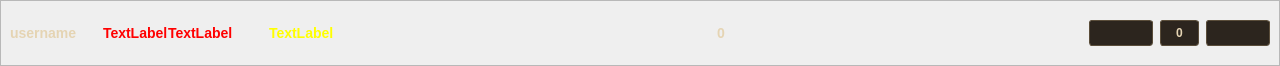
<?xml version="1.0" encoding="UTF-8"?>
<ui version="4.0">
 <class>Topbar</class>
 <widget class="QWidget" name="Topbar">
  <property name="geometry">
   <rect>
    <x>0</x>
    <y>0</y>
    <width>1280</width>
    <height>66</height>
   </rect>
  </property>
  <property name="windowTitle">
   <string>Form</string>
  </property>
  <layout class="QHBoxLayout" name="horizontalLayout_2">
   <property name="spacing">
    <number>0</number>
   </property>
   <property name="leftMargin">
    <number>0</number>
   </property>
   <property name="topMargin">
    <number>0</number>
   </property>
   <property name="rightMargin">
    <number>0</number>
   </property>
   <property name="bottomMargin">
    <number>0</number>
   </property>
   <item>
    <widget class="QFrame" name="topBar">
     <property name="maximumSize">
      <size>
       <width>16777215</width>
       <height>66</height>
      </size>
     </property>
     <property name="styleSheet">
      <string notr="true">QFrame#topBar{
}

QLabel {
    color: #e5d4b3;
    font-size: 14px;
    font-weight: bold;
}

QPushButton {
    background-color: #2c251e;
    color: #e5d4b3;
    border: 1px solid #5a4d3a;
    padding: 5px 15px;
    border-radius: 3px;
    font-weight: bold;
}

QPushButton:hover {
    background-color: #41372d;
    border-color: #8c765c;
}

QPushButton:pressed {
    background-color: #1a1612;
}</string>
     </property>
     <property name="frameShape">
      <enum>QFrame::Shape::StyledPanel</enum>
     </property>
     <property name="frameShadow">
      <enum>QFrame::Shadow::Raised</enum>
     </property>
     <layout class="QHBoxLayout" name="horizontalLayout" stretch="0,0,0,0,0,0,0,0,0">
      <property name="spacing">
       <number>7</number>
      </property>
      <property name="sizeConstraint">
       <enum>QLayout::SizeConstraint::SetDefaultConstraint</enum>
      </property>
      <item>
       <widget class="QLabel" name="userNameLabel">
        <property name="text">
         <string>username</string>
        </property>
       </widget>
      </item>
      <item>
       <layout class="QHBoxLayout" name="hpLayout">
        <property name="spacing">
         <number>0</number>
        </property>
        <property name="leftMargin">
         <number>10</number>
        </property>
        <property name="topMargin">
         <number>0</number>
        </property>
        <property name="rightMargin">
         <number>10</number>
        </property>
        <property name="bottomMargin">
         <number>0</number>
        </property>
        <item>
         <widget class="QLabel" name="hpIconLabel">
          <property name="sizePolicy">
           <sizepolicy hsizetype="Preferred" vsizetype="Preferred">
            <horstretch>0</horstretch>
            <verstretch>0</verstretch>
           </sizepolicy>
          </property>
          <property name="maximumSize">
           <size>
            <width>40</width>
            <height>50</height>
           </size>
          </property>
          <property name="text">
           <string/>
          </property>
          <property name="pixmap">
           <pixmap resource="resources.qrc">:/icons/Pics/Icons/hpIcon.png</pixmap>
          </property>
          <property name="scaledContents">
           <bool>true</bool>
          </property>
          <property name="alignment">
           <set>Qt::AlignmentFlag::AlignCenter</set>
          </property>
         </widget>
        </item>
        <item>
         <widget class="QLabel" name="hpLabel">
          <property name="baseSize">
           <size>
            <width>2</width>
            <height>0</height>
           </size>
          </property>
          <property name="styleSheet">
           <string notr="true">color: rgb(255, 0, 0);</string>
          </property>
          <property name="text">
           <string>TextLabel</string>
          </property>
         </widget>
        </item>
        <item>
         <widget class="QLabel" name="maxHpLabel">
          <property name="styleSheet">
           <string notr="true">color: rgb(255, 0, 0);</string>
          </property>
          <property name="text">
           <string>TextLabel</string>
          </property>
         </widget>
        </item>
       </layout>
      </item>
      <item>
       <layout class="QHBoxLayout" name="coinLayout">
        <property name="spacing">
         <number>0</number>
        </property>
        <property name="leftMargin">
         <number>10</number>
        </property>
        <property name="topMargin">
         <number>0</number>
        </property>
        <property name="rightMargin">
         <number>10</number>
        </property>
        <item>
         <widget class="QLabel" name="coinIconLabel">
          <property name="maximumSize">
           <size>
            <width>40</width>
            <height>50</height>
           </size>
          </property>
          <property name="text">
           <string/>
          </property>
          <property name="pixmap">
           <pixmap resource="resources.qrc">:/icons/Pics/Icons/Gold.png</pixmap>
          </property>
          <property name="scaledContents">
           <bool>true</bool>
          </property>
         </widget>
        </item>
        <item>
         <widget class="QLabel" name="coinLabel">
          <property name="styleSheet">
           <string notr="true">color: rgb(255, 255, 0);</string>
          </property>
          <property name="text">
           <string>TextLabel</string>
          </property>
         </widget>
        </item>
       </layout>
      </item>
      <item>
       <spacer name="horizontalSpacer">
        <property name="orientation">
         <enum>Qt::Orientation::Horizontal</enum>
        </property>
        <property name="sizeHint" stdset="0">
         <size>
          <width>40</width>
          <height>20</height>
         </size>
        </property>
       </spacer>
      </item>
      <item>
       <layout class="QHBoxLayout" name="horizontalLayout_3">
        <property name="spacing">
         <number>0</number>
        </property>
        <property name="leftMargin">
         <number>10</number>
        </property>
        <property name="topMargin">
         <number>0</number>
        </property>
        <property name="rightMargin">
         <number>10</number>
        </property>
        <item>
         <widget class="QLabel" name="levelIconLabel">
          <property name="maximumSize">
           <size>
            <width>60</width>
            <height>50</height>
           </size>
          </property>
          <property name="text">
           <string/>
          </property>
          <property name="pixmap">
           <pixmap resource="resources.qrc">:/icons/Pics/Icons/floor.png</pixmap>
          </property>
          <property name="scaledContents">
           <bool>true</bool>
          </property>
         </widget>
        </item>
        <item>
         <widget class="QLabel" name="levelLabel">
          <property name="text">
           <string>0</string>
          </property>
         </widget>
        </item>
       </layout>
      </item>
      <item>
       <spacer name="horizontalSpacer_2">
        <property name="orientation">
         <enum>Qt::Orientation::Horizontal</enum>
        </property>
        <property name="sizeHint" stdset="0">
         <size>
          <width>40</width>
          <height>20</height>
         </size>
        </property>
       </spacer>
      </item>
      <item>
       <widget class="QPushButton" name="mapButton">
        <property name="styleSheet">
         <string notr="true"/>
        </property>
        <property name="text">
         <string/>
        </property>
        <property name="icon">
         <iconset resource="resources.qrc">
          <normaloff>:/icons/Pics/Icons/map.png</normaloff>:/icons/Pics/Icons/map.png</iconset>
        </property>
        <property name="iconSize">
         <size>
          <width>50</width>
          <height>50</height>
         </size>
        </property>
       </widget>
      </item>
      <item>
       <widget class="QPushButton" name="deckButton">
        <property name="styleSheet">
         <string notr="true"/>
        </property>
        <property name="text">
         <string>0</string>
        </property>
        <property name="icon">
         <iconset resource="resources.qrc">
          <normaloff>:/icons/Pics/Icons/deck.png</normaloff>:/icons/Pics/Icons/deck.png</iconset>
        </property>
        <property name="iconSize">
         <size>
          <width>50</width>
          <height>50</height>
         </size>
        </property>
       </widget>
      </item>
      <item>
       <widget class="QPushButton" name="settingButton">
        <property name="text">
         <string/>
        </property>
        <property name="icon">
         <iconset resource="resources.qrc">
          <normaloff>:/icons/Pics/Icons/settings.png</normaloff>:/icons/Pics/Icons/settings.png</iconset>
        </property>
        <property name="iconSize">
         <size>
          <width>50</width>
          <height>50</height>
         </size>
        </property>
       </widget>
      </item>
     </layout>
    </widget>
   </item>
  </layout>
 </widget>
 <resources>
  <include location="resources.qrc"/>
 </resources>
 <connections/>
</ui>
